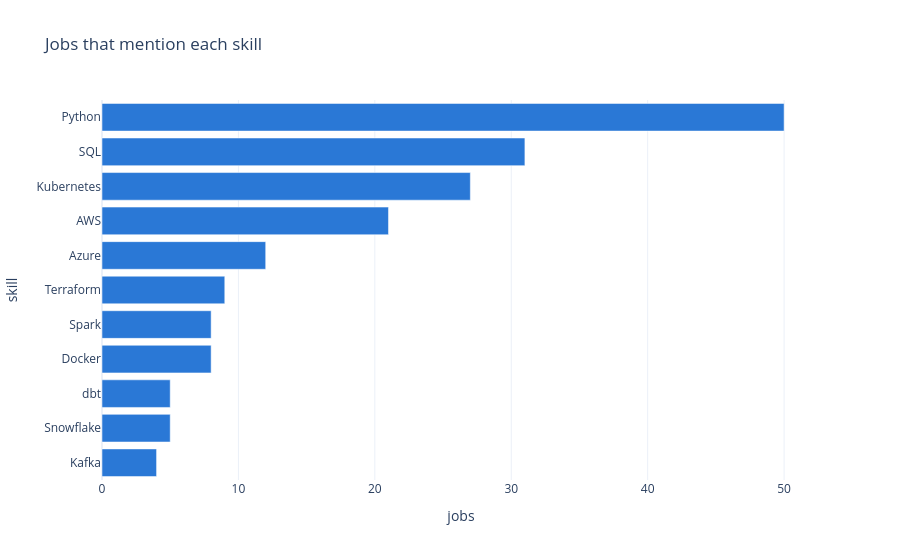

The notebook cell saved with this chart:
### Markdown cell above
## 4. Interactive charts with Plotly

### Code cell
skills = pd.read_sql_query("""
    SELECT skill, COUNT(*) AS jobs
    FROM job_skills
    GROUP BY skill
    ORDER BY jobs
""", con)
px.bar(skills, x="jobs", y="skill", orientation="h", title="Jobs that mention each skill")

### Figure 1 — Plotly figure (JSON) as saved in the notebook; plotly's stock layout.template omitted (floating-point values rounded to 4 significant figures)
{"data": [{"hovertemplate": "jobs=%{x}<br>skill=%{y}<extra></extra>", "legendgroup": "", "marker": {"color": "#2a78d6", "pattern": {"shape": ""}}, "name": "", "orientation": "h", "showlegend": false, "textposition": "auto", "type": "bar", "x": [4, 5, 5, 8, 8, 9, 12, 21, 27, 31, 50], "xaxis": "x", "y": ["Kafka", "Snowflake", "dbt", "Docker", "Spark", "Terraform", "Azure", "AWS", "Kubernetes", "SQL", "Python"], "yaxis": "y"}], "layout": {"barmode": "relative", "legend": {"tracegroupgap": 0}, "title": {"text": "Jobs that mention each skill"}, "xaxis": {"anchor": "y", "domain": [0, 1], "title": {"text": "jobs"}}, "yaxis": {"anchor": "x", "domain": [0, 1], "title": {"text": "skill"}}}}
